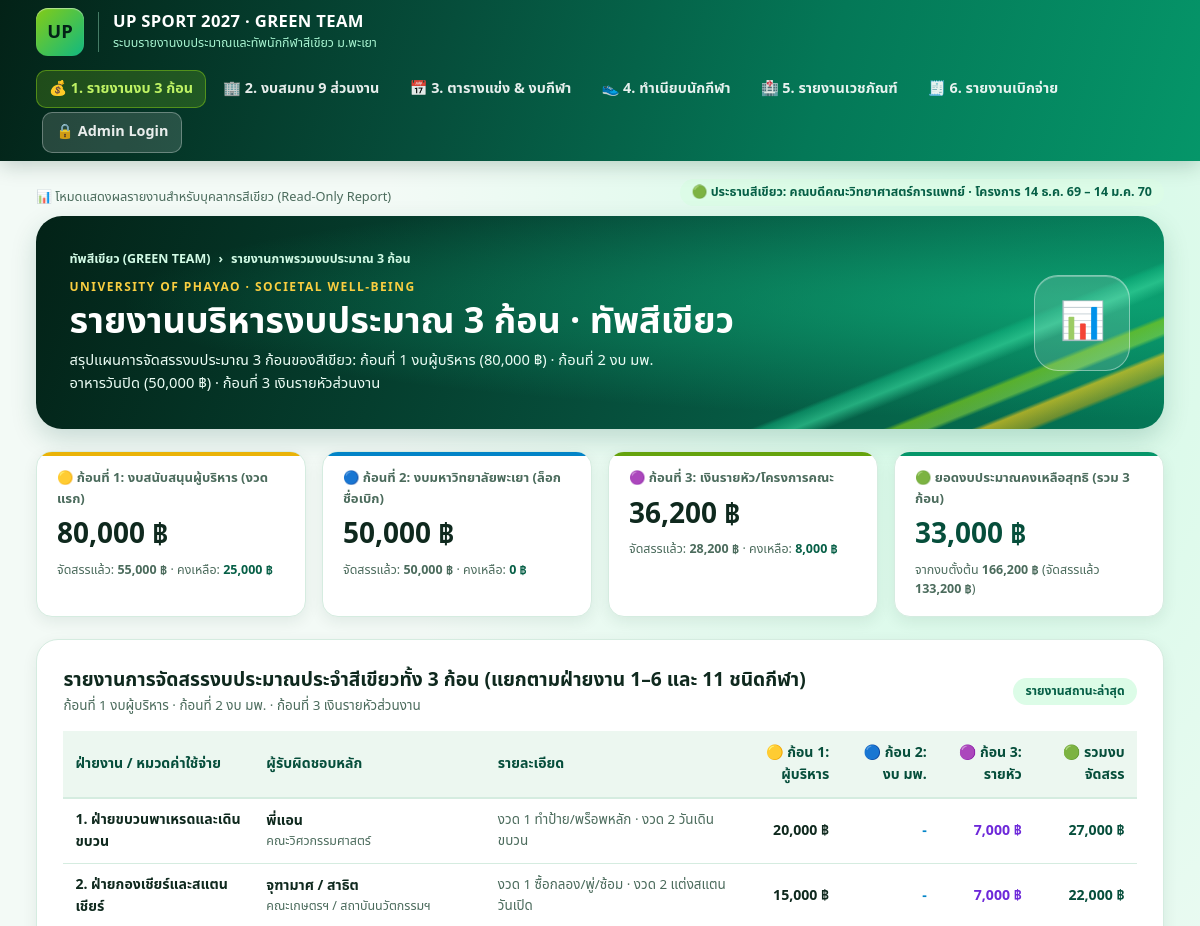
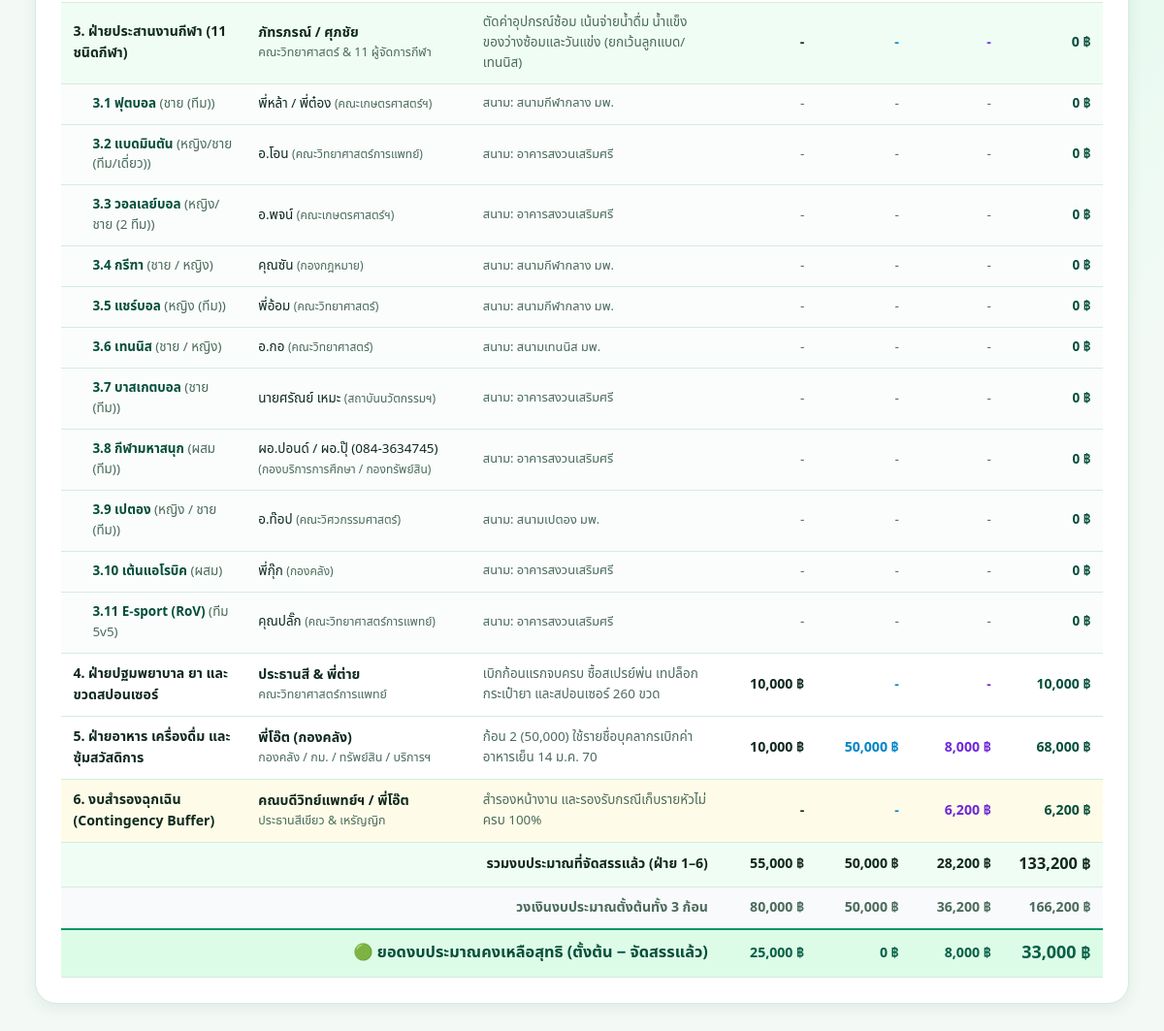
The page / on the database its author committed (2 pictures, top to bottom).
### tables this page shows
CREATE TABLE budget_categories (
    id INT AUTO_INCREMENT PRIMARY KEY,
    category_code VARCHAR(20) NOT NULL UNIQUE,
    category_name VARCHAR(150) NOT NULL,
    responsible_unit VARCHAR(150) NOT NULL,
    lead_person VARCHAR(150) NOT NULL,
    lead_phone VARCHAR(50) NULL,
    alloc_tranche_1 DECIMAL(10,2) NOT NULL DEFAULT 0.00,
    alloc_tranche_2 DECIMAL(10,2) NOT NULL DEFAULT 0.00,
    alloc_tranche_3_realistic DECIMAL(10,2) NOT NULL DEFAULT 0.00,
    alloc_tranche_3_bonus DECIMAL(10,2) NOT NULL DEFAULT 0.00,
    notes TEXT NULL
);

CREATE TABLE sports (
    id INT AUTO_INCREMENT PRIMARY KEY,
    sport_no INT NOT NULL UNIQUE,
    sport_name VARCHAR(100) NOT NULL,
    sport_type VARCHAR(100) NOT NULL,
    default_venue VARCHAR(150) NOT NULL,
    manager_unit_id INT NULL,
    manager_unit VARCHAR(150) NOT NULL,
    manager_name VARCHAR(150) NOT NULL,
    manager_phone VARCHAR(50) NULL,
    sub_manager_name VARCHAR(150) NULL,
    sub_manager_phone VARCHAR(50) NULL,
    target_athletes INT NOT NULL DEFAULT 15,
    registered_athletes INT NOT NULL DEFAULT 0,
    practice_days INT NOT NULL DEFAULT 3,
    practice_cost_per_day DECIMAL(10,2) NOT NULL DEFAULT 150.00,
    match_days INT NOT NULL DEFAULT 3,
    match_cost_per_day DECIMAL(10,2) NOT NULL DEFAULT 300.00,
    extra_consumables_cost DECIMAL(10,2) NOT NULL DEFAULT 0.00,
    alloc_tranche_1 DECIMAL(10,2) NOT NULL DEFAULT 0.00,
    alloc_tranche_2 DECIMAL(10,2) NOT NULL DEFAULT 0.00,
    alloc_tranche_3 DECIMAL(10,2) NOT NULL DEFAULT 0.00,
    sponsor_bottles_per_match INT NOT NULL DEFAULT 15,
    cooling_spray_quota INT NOT NULL DEFAULT 1,
    medical_risk ENUM('LOW', 'MEDIUM', 'HIGH') DEFAULT 'MEDIUM',
    notes TEXT NULL,
    FOREIGN KEY (manager_unit_id) REFERENCES units(id) ON DELETE SET NULL
);

### config/auth.php (called while the page is built, shortened)
<?php
require_once __DIR__ . '/db.php';
function is_admin_logged_in(): bool {
    if (empty($_SESSION['green_admin_logged_in'])) {
        return false;
    }
    return true;
}

### config/db.php (called while the page is built, shortened)
<?php
function h($str): string {
    return htmlspecialchars((string)$str, ENT_QUOTES, 'UTF-8');
}

### index.php (the view, shortened to what this page needs)
<?php
require_once __DIR__ . '/config/auth.php';
$categories = $pdo->query("SELECT * FROM budget_categories ORDER BY id ASC")->fetchAll();
$sports     = $pdo->query("SELECT * FROM sports ORDER BY sport_no ASC")->fetchAll();
$sport_sum_t1 = 0;
$sport_sum_t2 = 0;
$sport_sum_t3 = 0;
foreach ($sports as $sp) {
    $sport_sum_t1 += (float)$sp['alloc_tranche_1'];
    $sport_sum_t2 += (float)$sp['alloc_tranche_2'];
    $sport_sum_t3 += (float)$sp['alloc_tranche_3'];
}
$unit_sums = $pdo->query("
    SELECT
        SUM(staff_count) AS total_staff,
        SUM(employee_count) AS total_emp,
        SUM(ROUND(staff_count * (expected_participation_pct/100)) * 100) AS expected_headcount_money,
        SUM(exec_support_pledged) AS total_exec_pledged,
        SUM(exec_support_received) AS total_exec_received,
        SUM(headcount_received) AS total_headcount_received
    FROM units
")->fetch();
$t1_realistic = 80000;
$t2_realistic = 50000;
$t3_realistic = (float)($unit_sums['expected_headcount_money'] ?: 36200);
$grand_realistic = $t1_realistic + $t2_realistic + $t3_realistic;
$sum1 = 0; $sum2 = 0; $sum3 = 0;
foreach ($categories as $cat) {
    if (($cat['category_code'] ?? '') === 'CAT_SPORTS') {
        $sum1 += $sport_sum_t1;
        $sum2 += $sport_sum_t2;
        $sum3 += $sport_sum_t3;
    } else {
        $sum1 += (float)$cat['alloc_tranche_1'];
        $sum2 += (float)$cat['alloc_tranche_2'];
        $sum3 += (float)$cat['alloc_tranche_3_realistic'];
    }
}
$sum_grand = $sum1 + $sum2 + $sum3;
$rem1 = $t1_realistic - $sum1;
$rem2 = $t2_realistic - $sum2;
$rem3 = $t3_realistic - $sum3;
$rem_grand = $grand_realistic - $sum_grand;
$page_crumb   = 'รายงานภาพรวมงบประมาณ 3 ก้อน';
$page_heading = 'รายงานบริหารงบประมาณ 3 ก้อน · ทัพสีเขียว';
$page_desc    = 'สรุปแผนการจัดสรรงบประมาณ 3 ก้อนของสีเขียว: ก้อนที่ 1 งบผู้บริหาร (80,000 ฿) · ก้อนที่ 2 งบ มพ. อาหารวันปิด (50,000 ฿) · ก้อนที่ 3 เงินรายหัวส่วนงาน';
$page_icon    = '📊';
require_once __DIR__ . '/includes/header.php';
?>
<div class="kpi-grid">
  <div class="kpi-card gold">
    <div class="kpi-label">🟡 ก้อนที่ 1: งบสนับสนุนผู้บริหาร (งวดแรก)</div>
    <div class="kpi-val"><?= number_format($t1_realistic) ?> ฿</div>
    <div class="kpi-sub">จัดสรรแล้ว: <strong><?= number_format($sum1) ?> ฿</strong> · คงเหลือ: <strong style="color:<?= $rem1 < 0 ? '#dc2626' : '#065f46' ?>;"><?= number_format($rem1) ?> ฿</strong></div>
  </div>
  <div class="kpi-card blue">
    <div class="kpi-label">🔵 ก้อนที่ 2: งบมหาวิทยาลัยพะเยา (ล็อกชื่อเบิก)</div>
    <div class="kpi-val"><?= number_format($t2_realistic) ?> ฿</div>
    <div class="kpi-sub">จัดสรรแล้ว: <strong><?= number_format($sum2) ?> ฿</strong> · คงเหลือ: <strong style="color:<?= $rem2 < 0 ? '#dc2626' : '#065f46' ?>;"><?= number_format($rem2) ?> ฿</strong></div>
  </div>
  <div class="kpi-card lime">
    <div class="kpi-label">🟣 ก้อนที่ 3: เงินรายหัว/โครงการคณะ</div>
    <div class="kpi-val"><?= number_format($t3_realistic) ?> ฿</div>
    <div class="kpi-sub">จัดสรรแล้ว: <strong><?= number_format($sum3) ?> ฿</strong> · คงเหลือ: <strong style="color:<?= $rem3 < 0 ? '#dc2626' : '#065f46' ?>;"><?= number_format($rem3) ?> ฿</strong></div>
  </div>
  <div class="kpi-card">
    <div class="kpi-label">🟢 ยอดงบประมาณคงเหลือสุทธิ (รวม 3 ก้อน)</div>
    <div class="kpi-val" style="color:<?= $rem_grand < 0 ? '#dc2626' : 'var(--green-dark)' ?>;"><?= number_format($rem_grand) ?> ฿</div>
    <div class="kpi-sub">จากงบตั้งต้น <strong><?= number_format($grand_realistic) ?> ฿</strong> (จัดสรรแล้ว <strong><?= number_format($sum_grand) ?> ฿</strong>)</div>
  </div>
</div>
<div class="white-shell">
  <div style="display:flex; justify-content:space-between; align-items:center; flex-wrap:wrap; gap:10px; margin-bottom:14px;">
    <div>
      <h2 style="font-size:1.2rem; font-weight:800;">รายงานการจัดสรรงบประมาณประจำสีเขียวทั้ง 3 ก้อน (แยกตามฝ่ายงาน 1–6 และ 11 ชนิดกีฬา)</h2>
      <p style="font-size:0.84rem; color:var(--muted);">ก้อนที่ 1 งบผู้บริหาร · ก้อนที่ 2 งบ มพ. · ก้อนที่ 3 เงินรายหัวส่วนงาน</p>
    </div>
    <?php if (is_admin_logged_in()): ?>
      <a href="admin.php?tab=budget" class="btn-primary btn-sm">⚙️ แก้ไขงบในหน้า Admin ›</a>
    <?php else: ?>
      <span class="status-pill">รายงานสถานะล่าสุด</span>
    <?php endif; ?>
  </div>
  <div style="overflow-x:auto;">
    <table class="up-table">
      <thead>
        <tr>
          <th>ฝ่ายงาน / หมวดค่าใช้จ่าย</th>
          <th>ผู้รับผิดชอบหลัก</th>
          <th>รายละเอียด</th>
          <th style="text-align:right;">🟡 ก้อน 1: ผู้บริหาร</th>
          <th style="text-align:right;">🔵 ก้อน 2: งบ มพ.</th>
          <th style="text-align:right;">🟣 ก้อน 3: รายหัว</th>
          <th style="text-align:right;">🟢 รวมงบจัดสรร</th>
        </tr>
      </thead>
      <tbody>
        <?php
        $sum1 = 0; $sum2 = 0; $sum3 = 0;
        foreach ($categories as $cat):
          $cid = (int)$cat['id'];
          $is_sports_cat = (($cat['category_code'] ?? '') === 'CAT_SPORTS');
          $is_buffer_cat = (($cat['category_code'] ?? '') === 'CAT_BUFFER');
          $cat_num = preg_match('/^(\d+)\./', (string)$cat['category_name'], $m) ? $m[1] : $cid;
          if ($is_sports_cat) {
              $c1 = $sport_sum_t1;
              $c2 = $sport_sum_t2;
              $c3 = $sport_sum_t3;
          } else {
              $c1 = (float)$cat['alloc_tranche_1'];
              $c2 = (float)$cat['alloc_tranche_2'];
              $c3 = (float)$cat['alloc_tranche_3_realistic'];
          }
          $row_tot = $c1 + $c2 + $c3;
          $sum1 += $c1; $sum2 += $c2; $sum3 += $c3;
        ?>
        <tr style="<?= $is_sports_cat ? 'background:#f0fdf4;' : ($is_buffer_cat ? 'background:#fefce8;' : '') ?>">
          <td><strong><?= h($cat['category_name']) ?></strong></td>
          <td>
            <strong><?= h($cat['lead_person']) ?></strong>
            <div style="font-size:0.78rem; color:var(--muted);"><?= h($cat['responsible_unit']) ?></div>
          </td>
          <td style="font-size:0.84rem; color:var(--muted);"><?= h($cat['notes']) ?></td>
          <td style="text-align:right; font-weight:750;"><?= $c1 != 0 ? number_format($c1) . ' ฿' : '-' ?></td>
          <td style="text-align:right; font-weight:750; color:#0284c7;"><?= $c2 != 0 ? number_format($c2) . ' ฿' : '-' ?></td>
          <td style="text-align:right; font-weight:750; color:#6d28d9;"><?= $c3 != 0 ? number_format($c3) . ' ฿' : '-' ?></td>
          <td style="text-align:right; font-weight:850; color:var(--green-dark);"><?= number_format($row_tot) ?> ฿</td>
        </tr>
        <?php if ($is_sports_cat): ?>
          <?php foreach ($sports as $sp):
            $sno = (int)$sp['sport_no'];
            $sp1 = (float)$sp['alloc_tranche_1'];
            $sp2 = (float)$sp['alloc_tranche_2'];
            $sp3 = (float)$sp['alloc_tranche_3'];
            $sp_tot = $sp1 + $sp2 + $sp3;
          ?>
          <tr style="background:#fafdfb; font-size:0.84rem;">
            <td style="padding-left:32px; color:var(--green-dark);">
              <strong><?= h($cat_num) ?>.<?= $sno ?> <?= h($sp['sport_name']) ?></strong>
              <span style="color:var(--muted);"> (<?= h($sp['sport_type']) ?>)</span>
            </td>
            <td>
              <?= h($sp['manager_name']) ?><?= $sp['sub_manager_name'] ? ' / ' . h($sp['sub_manager_name']) : '' ?>
              <span style="font-size:0.75rem; color:var(--muted);"> (<?= h($sp['manager_unit']) ?>)</span>
            </td>
            <td style="color:var(--muted); font-size:0.8rem;">สนาม: <?= h($sp['default_venue']) ?></td>
            <td style="text-align:right; color:var(--muted);"><?= $sp1 > 0 ? number_format($sp1) . ' ฿' : '-' ?></td>
            <td style="text-align:right; color:var(--muted);"><?= $sp2 > 0 ? number_format($sp2) . ' ฿' : '-' ?></td>
            <td style="text-align:right; color:var(--muted);"><?= $sp3 > 0 ? number_format($sp3) . ' ฿' : '-' ?></td>
            <td style="text-align:right; font-weight:750; color:var(--green-dark);"><?= number_format($sp_tot) ?> ฿</td>
          </tr>
          <?php endforeach; ?>
        <?php endif; ?>
        <?php endforeach; ?>
      </tbody>
      <tfoot>
        <tr style="background:#f0fdf4; font-weight:800; color:var(--ink);">
          <td colspan="3" style="text-align:right;">รวมงบประมาณที่จัดสรรแล้ว (ฝ่าย 1–6)</td>
          <td style="text-align:right;"><?= number_format($sum1) ?> ฿</td>
          <td style="text-align:right;"><?= number_format($sum2) ?> ฿</td>
          <td style="text-align:right;"><?= number_format($sum3) ?> ฿</td>
          <td style="text-align:right; font-size:1.02rem;"><?= number_format($sum_grand) ?> ฿</td>
        </tr>
        <tr style="background:#f8fafc; font-weight:750; color:var(--muted);">
          <td colspan="3" style="text-align:right;">วงเงินงบประมาณตั้งต้นทั้ง 3 ก้อน</td>
          <td style="text-align:right;"><?= number_format($t1_realistic) ?> ฿</td>
          <td style="text-align:right;"><?= number_format($t2_realistic) ?> ฿</td>
          <td style="text-align:right;"><?= number_format($t3_realistic) ?> ฿</td>
          <td style="text-align:right;"><?= number_format($grand_realistic) ?> ฿</td>
        </tr>
        <tr style="background:#dcfce7; font-weight:900; color:var(--green-dark); border-top:2px solid var(--green);">
          <td colspan="3" style="text-align:right; font-size:1.02rem;">🟢 ยอดงบประมาณคงเหลือสุทธิ (ตั้งต้น − จัดสรรแล้ว)</td>
          <td style="text-align:right; color:<?= $rem1 < 0 ? '#dc2626' : '#065f46' ?>;"><?= number_format($rem1) ?> ฿</td>
          <td style="text-align:right; color:<?= $rem2 < 0 ? '#dc2626' : '#065f46' ?>;"><?= number_format($rem2) ?> ฿</td>
          <td style="text-align:right; color:<?= $rem3 < 0 ? '#dc2626' : '#065f46' ?>;"><?= number_format($rem3) ?> ฿</td>
          <td style="text-align:right; font-size:1.12rem; color:<?= $rem_grand < 0 ? '#dc2626' : '#065f46' ?>;"><?= number_format($rem_grand) ?> ฿</td>
        </tr>
      </tfoot>
    </table>
  </div>
</div>
<?php require_once __DIR__ . '/includes/footer.php'; ?>

### includes/header.php (shortened to what this page needs)
<?php
require_once __DIR__ . '/../config/auth.php';
$current_page = basename($_SERVER['PHP_SELF']);
$is_admin = is_admin_logged_in();
?>
<!DOCTYPE html>
<html lang="th">
<head>
  <link rel="stylesheet" href="assets/css/green-theme.css" />
</head>
<body>
  <header class="masthead">
    <div class="wrap header-row">
      <a href="index.php" class="brand">
        <div class="brand-badge">UP</div>
        <div class="brand-text">
          <strong>UP SPORT 2027 · GREEN TEAM</strong>
          <span>ระบบรายงานงบประมาณและทัพนักกีฬาสีเขียว ม.พะเยา</span>
        </div>
      </a>
      <nav class="top-nav">
        <a href="index.php" class="nav-link <?= $current_page === 'index.php' ? 'active' : '' ?>">💰 1. รายงานงบ 3 ก้อน</a>
        <a href="units.php" class="nav-link <?= $current_page === 'units.php' ? 'active' : '' ?>">🏢 2. งบสมทบ 9 ส่วนงาน</a>
        <a href="sports.php" class="nav-link <?= $current_page === 'sports.php' ? 'active' : '' ?>">📅 3. ตารางแข่ง &amp; งบกีฬา</a>
        <a href="athletes.php" class="nav-link <?= $current_page === 'athletes.php' ? 'active' : '' ?>">👟 4. ทำเนียบนักกีฬา</a>
        <a href="medical.php" class="nav-link <?= $current_page === 'medical.php' ? 'active' : '' ?>">🏥 5. รายงานเวชภัณฑ์</a>
        <a href="disbursements.php" class="nav-link <?= $current_page === 'disbursements.php' ? 'active' : '' ?>">🧾 6. รายงานเบิกจ่าย</a>
        <?php if ($is_admin): ?>
          <a href="admin.php" class="nav-link <?= $current_page === 'admin.php' ? 'active' : '' ?>" style="background:#facc15; color:#032217; font-weight:800; margin-left:6px;">
            ⚙️ จัดการหลังบ้าน (Admin)
          </a>
          <a href="logout.php" class="nav-link" style="color:#fca5a5;">ออกระบบ</a>
        <?php else: ?>
          <a href="login.php" class="nav-link <?= $current_page === 'login.php' ? 'active' : '' ?>" style="background:rgba(255,255,255,0.14); border:1px solid rgba(255,255,255,0.3); margin-left:6px;">
            🔒 Admin Login
          </a>
        <?php endif; ?>
      </nav>
    </div>
  </header>
  <main class="wrap inner">
    <div style="display:flex; justify-content:space-between; align-items:center; flex-wrap:wrap; gap:8px;">
      <span style="font-size:0.8rem; color:var(--muted);">
        <?= $is_admin ? '🔓 สถานะ: เข้าสู่ระบบผู้ดูแลระบบ (Admin Mode)' : '📊 โหมดแสดงผลรายงานสำหรับบุคลากรสีเขียว (Read-Only Report)' ?>
      </span>
      <span class="notice-pill">🟢 ประธานสีเขียว: คณบดีคณะวิทยาศาสตร์การแพทย์ · โครงการ 14 ธ.ค. 69 – 14 ม.ค. 70</span>
    </div>
    <section class="public-page-title">
      <div class="public-title-copy">
        <div class="public-crumbs">
          <span>ทัพสีเขียว (GREEN TEAM)</span> <span>›</span> <span><?= h($page_crumb ?? 'รายงาน') ?></span>
        </div>
        <span class="public-title-kicker">UNIVERSITY OF PHAYAO · SOCIETAL WELL-BEING</span>
        <h1><?= h($page_heading ?? 'ระบบรายงานงบประมาณและทัพนักกีฬาสีเขียว') ?></h1>
        <p><?= h($page_desc ?? 'รายงานข้อมูลโปร่งใสแบบ Real-time สำหรับผู้บริหาร ผู้ประสานงาน 9 ส่วนงาน และนักกีฬาสีเขียวทั้ง 11 ชนิดกีฬา') ?></p>
      </div>
      <div class="public-title-icon"><?= $page_icon ?? '🏆' ?></div>
    </section>

### includes/footer.php
  </main>
</body>
</html>

### rows shown on the page
budget_categories: category_name "1. ฝ่ายขบวนพาเหรดและเดินขบวน", lead_person "พี่แอน", responsible_unit "คณะวิศวกรรมศาสตร์", notes "งวด 1 ทำป้าย/พร็อพหลัก · งวด 2 วันเดินขบวน", alloc_tranche_1 "20,000", alloc_tranche_3_realistic "7,000", row_tot "27,000"
budget_categories: category_name "2. ฝ่ายกองเชียร์และสแตนเชียร์", lead_person "จุฑามาศ / สาธิต", responsible_unit "คณะเกษตรฯ / สถาบันนวัตกรรมฯ", notes "งวด 1 ซื้อกลอง/พู่/ซ้อม · งวด 2 แต่งสแตนวันเปิด", alloc_tranche_1 "15,000", alloc_tranche_3_realistic "7,000", row_tot "22,000"
budget_categories: category_name "3. ฝ่ายประสานงานกีฬา (11 ชนิดกีฬา)", lead_person "ภัทรภรณ์ / ศุภชัย", responsible_unit "คณะวิทยาศาสตร์ & 11 ผู้จัดการกีฬา", notes "ตัดค่าอุปกรณ์ซ้อม เน้นจ่ายน้ำดื่ม น้ำแข็ง ของว่างซ้อมและวันแข่ง (ยกเว้นลูกแบด/เทนนิส)", row_tot "0", category_name "3"
sports: sport_no "1", sport_name "ฟุตบอล", sport_type "ชาย (ทีม)", manager_name "พี่หล้า", sub_manager_name "พี่ต๋อง", manager_unit "คณะเกษตรศาสตร์ฯ", default_venue "สนามกีฬากลาง มพ.", sp_tot "0"
sports: sport_no "2", sport_name "แบดมินตัน", sport_type "หญิง/ชาย (ทีม/เดี่ยว)", manager_name "อ.โอน", manager_unit "คณะวิทยาศาสตร์การแพทย์", default_venue "อาคารสงวนเสริมศรี", sp_tot "0"
sports: sport_no "3", sport_name "วอลเลย์บอล", sport_type "หญิง/ชาย (2 ทีม)", manager_name "อ.พจน์", manager_unit "คณะเกษตรศาสตร์ฯ", default_venue "อาคารสงวนเสริมศรี", sp_tot "0"
sports: sport_no "4", sport_name "กรีฑา", sport_type "ชาย / หญิง", manager_name "คุณซัน", manager_unit "กองกฎหมาย", default_venue "สนามกีฬากลาง มพ.", sp_tot "0"
sports: sport_no "5", sport_name "แชร์บอล", sport_type "หญิง (ทีม)", manager_name "พี่อ้อม", manager_unit "คณะวิทยาศาสตร์", default_venue "สนามกีฬากลาง มพ.", sp_tot "0"
sports: sport_no "6", sport_name "เทนนิส", sport_type "ชาย / หญิง", manager_name "อ.กอ", manager_unit "คณะวิทยาศาสตร์", default_venue "สนามเทนนิส มพ.", sp_tot "0"
sports: sport_no "7", sport_name "บาสเกตบอล", sport_type "ชาย (ทีม)", manager_name "นายศรัณย์ เหมะ", manager_unit "สถาบันนวัตกรรมฯ", default_venue "อาคารสงวนเสริมศรี", sp_tot "0"
sports: sport_no "8", sport_name "กีฬามหาสนุก", sport_type "ผสม (ทีม)", manager_name "ผอ.ปอนด์", sub_manager_name "ผอ.ปุ๊ (084-3634745)", manager_unit "กองบริการการศึกษา / กองทรัพย์สิน", default_venue "อาคารสงวนเสริมศรี", sp_tot "0"
sports: sport_no "9", sport_name "เปตอง", sport_type "หญิง / ชาย (ทีม)", manager_name "อ.ท๊อป", manager_unit "คณะวิศวกรรมศาสตร์", default_venue "สนามเปตอง มพ.", sp_tot "0"
sports: sport_no "10", sport_name "เต้นแอโรบิค", sport_type "ผสม", manager_name "พี่กุ๊ก", manager_unit "กองคลัง", default_venue "อาคารสงวนเสริมศรี", sp_tot "0"
sports: sport_no "11", sport_name "E-sport (RoV)", sport_type "ทีม 5v5", manager_name "คุณปลั๊ก", manager_unit "คณะวิทยาศาสตร์การแพทย์", default_venue "อาคารสงวนเสริมศรี", sp_tot "0"
budget_categories: category_name "4. ฝ่ายปฐมพยาบาล ยา และขวดสปอนเซอร์", lead_person "ประธานสี & พี่ต่าย", responsible_unit "คณะวิทยาศาสตร์การแพทย์", notes "เบิกก้อนแรกจบครบ ซื้อสเปรย์พ่น เทปล็อก กระเป๋ายา และสปอนเซอร์ 260 ขวด", alloc_tranche_1 "10,000", row_tot "10,000"
budget_categories: category_name "5. ฝ่ายอาหาร เครื่องดื่ม และซุ้มสวัสดิการ", lead_person "พี่โอ๊ต (กองคลัง)", responsible_unit "กองคลัง / กม. / ทรัพย์สิน / บริการฯ", notes "ก้อน 2 (50,000) ใช้รายชื่อบุคลากรเบิกค่าอาหารเย็น 14 ม.ค. 70", alloc_tranche_1 "10,000", alloc_tranche_2 "50,000", alloc_tranche_3_realistic "8,000", row_tot "68,000"
budget_categories: category_name "6. งบสำรองฉุกเฉิน (Contingency Buffer)", lead_person "คณบดีวิทย์แพทย์ฯ / พี่โอ๊ต", responsible_unit "ประธานสีเขียว & เหรัญญิก", notes "สำรองหน้างาน และรองรับกรณีเก็บรายหัวไม่ครบ 100%", alloc_tranche_3_realistic "6,200", row_tot "6,200"

### other values the page prints
$page_crumb "รายงานภาพรวมงบประมาณ 3 ก้อน"
$page_heading "รายงานบริหารงบประมาณ 3 ก้อน · ทัพสีเขียว"
$page_desc "สรุปแผนการจัดสรรงบประมาณ 3 ก้อนของสีเขียว: ก้อนที่ 1 งบผู้บริหาร (80,000 ฿) · ก้อนที่ 2 งบ มพ. อาหารวันปิด (50,000 ฿) · ก้อนที่ 3 เงินรายหัวส่วนงาน"
$page_icon "📊"
$t1_realistic "80,000"
$sum1 "55,000"
$rem1 "25,000"
$t2_realistic "50,000"
$sum2 "50,000"
$rem2 "0"
$t3_realistic "36,200"
$sum3 "28,200"
$rem3 "8,000"
$rem_grand "33,000"
$grand_realistic "166,200"
